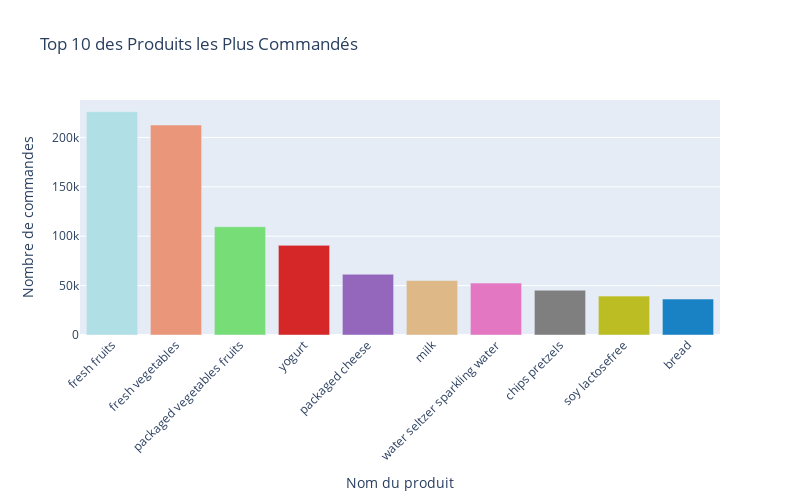

Here is the notebook cell this chart was saved with:
### Markdown cell above
Ce graphique à barres représente les 10 produits les plus populaires auprès des clients en fonction du nombre total de commandes.
Chaque barre correspond à un produit et sa hauteur indique combien de fois il a été commandé.

### Code cell
#Préparation des données
top_products = (
    df.groupby('product_name')['user_id']
    .count()
    .sort_values(ascending=False)
    .head(10)
    .reset_index(name='nombre_commandes')
)

#Création du graphique à barres
fig = px.bar(
    top_products,
    x='product_name',
    y='nombre_commandes',
    title='Top 10 des Produits les Plus Commandés',
    color='product_name',
    color_discrete_sequence=[
        '#B0E0E6', '#E9967A', '#77DD77', '#d62728', '#9467bd',
        '#DEB887', '#e377c2', '#7f7f7f', '#bcbd22', '#1982C4'
    ],
    labels={'product_name': 'Nom du produit', 'nombre_commandes': 'Nombre de commandes'},
)

fig.update_layout(
    xaxis_tickangle=-45,
    xaxis_title='Nom du produit',
    yaxis_title='Nombre de commandes',
    showlegend=False,
    height=500,
    width=800,
)

fig.show()

### Figure 1 — Plotly figure (JSON) as saved in the notebook; plotly's stock layout.template omitted (floating-point values rounded to 4 significant figures)
{"data": [{"alignmentgroup": "True", "hovertemplate": "Nom du produit=%{x}<br>Nombre de commandes=%{y}<extra></extra>", "legendgroup": "fresh fruits", "marker": {"color": "#B0E0E6", "pattern": {"shape": ""}}, "name": "fresh fruits", "offsetgroup": "fresh fruits", "orientation": "v", "showlegend": true, "textposition": "auto", "type": "bar", "x": ["fresh fruits"], "xaxis": "x", "y": [226039], "yaxis": "y"}, {"alignmentgroup": "True", "hovertemplate": "Nom du produit=%{x}<br>Nombre de commandes=%{y}<extra></extra>", "legendgroup": "fresh vegetables", "marker": {"color": "#E9967A", "pattern": {"shape": ""}}, "name": "fresh vegetables", "offsetgroup": "fresh vegetables", "orientation": "v", "showlegend": true, "textposition": "auto", "type": "bar", "x": ["fresh vegetables"], "xaxis": "x", "y": [212611], "yaxis": "y"}, {"alignmentgroup": "True", "hovertemplate": "Nom du produit=%{x}<br>Nombre de commandes=%{y}<extra></extra>", "legendgroup": "packaged vegetables fruits", "marker": {"color": "#77DD77", "pattern": {"shape": ""}}, "name": "packaged vegetables fruits", "offsetgroup": "packaged vegetables fruits", "orientation": "v", "showlegend": true, "textposition": "auto", "type": "bar", "x": ["packaged vegetables fruits"], "xaxis": "x", "y": [109596], "yaxis": "y"}, {"alignmentgroup": "True", "hovertemplate": "Nom du produit=%{x}<br>Nombre de commandes=%{y}<extra></extra>", "legendgroup": "yogurt", "marker": {"color": "#d62728", "pattern": {"shape": ""}}, "name": "yogurt", "offsetgroup": "yogurt", "orientation": "v", "showlegend": true, "textposition": "auto", "type": "bar", "x": ["yogurt"], "xaxis": "x", "y": [90751], "yaxis": "y"}, {"alignmentgroup": "True", "hovertemplate": "Nom du produit=%{x}<br>Nombre de commandes=%{y}<extra></extra>", "legendgroup": "packaged cheese", "marker": {"color": "#9467bd", "pattern": {"shape": ""}}, "name": "packaged cheese", "offsetgroup": "packaged cheese", "orientation": "v", "showlegend": true, "textposition": "auto", "type": "bar", "x": ["packaged cheese"], "xaxis": "x", "y": [61502], "yaxis": "y"}, {"alignmentgroup": "True", "hovertemplate": "Nom du produit=%{x}<br>Nombre de commandes=%{y}<extra></extra>", "legendgroup": "milk", "marker": {"color": "#DEB887", "pattern": {"shape": ""}}, "name": "milk", "offsetgroup": "milk", "orientation": "v", "showlegend": true, "textposition": "auto", "type": "bar", "x": ["milk"], "xaxis": "x", "y": [55150], "yaxis": "y"}, {"alignmentgroup": "True", "hovertemplate": "Nom du produit=%{x}<br>Nombre de commandes=%{y}<extra></extra>", "legendgroup": "water seltzer sparkling water", "marker": {"color": "#e377c2", "pattern": {"shape": ""}}, "name": "water seltzer sparkling water", "offsetgroup": "water seltzer sparkling water", "orientation": "v", "showlegend": true, "textposition": "auto", "type": "bar", "x": ["water seltzer sparkling water"], "xaxis": "x", "y": [52564], "yaxis": "y"}, {"alignmentgroup": "True", "hovertemplate": "Nom du produit=%{x}<br>Nombre de commandes=%{y}<extra></extra>", "legendgroup": "chips pretzels", "marker": {"color": "#7f7f7f", "pattern": {"shape": ""}}, "name": "chips pretzels", "offsetgroup": "chips pretzels", "orientation": "v", "showlegend": true, "textposition": "auto", "type": "bar", "x": ["chips pretzels"], "xaxis": "x", "y": [45306], "yaxis": "y"}, {"alignmentgroup": "True", "hovertemplate": "Nom du produit=%{x}<br>Nombre de commandes=%{y}<extra></extra>", "legendgroup": "soy lactosefree", "marker": {"color": "#bcbd22", "pattern": {"shape": ""}}, "name": "soy lactosefree", "offsetgroup": "soy lactosefree", "orientation": "v", "showlegend": true, "textposition": "auto", "type": "bar", "x": ["soy lactosefree"], "xaxis": "x", "y": [39389], "yaxis": "y"}, {"alignmentgroup": "True", "hovertemplate": "Nom du produit=%{x}<br>Nombre de commandes=%{y}<extra></extra>", "legendgroup": "bread", "marker": {"color": "#1982C4", "pattern": {"shape": ""}}, "name": "bread", "offsetgroup": "bread", "orientation": "v", "showlegend": true, "textposition": "auto", "type": "bar", "x": ["bread"], "xaxis": "x", "y": [36381], "yaxis": "y"}], "layout": {"barmode": "relative", "height": 500, "legend": {"title": {"text": "Nom du produit"}, "tracegroupgap": 0}, "showlegend": false, "title": {"text": "Top 10 des Produits les Plus Commandés"}, "width": 800, "xaxis": {"anchor": "y", "categoryarray": ["fresh fruits", "fresh vegetables", "packaged vegetables fruits", "yogurt", "packaged cheese", "milk", "water seltzer sparkling water", "chips pretzels", "soy lactosefree", "bread"], "categoryorder": "array", "domain": [0, 1], "tickangle": -45, "title": {"text": "Nom du produit"}}, "yaxis": {"anchor": "x", "domain": [0, 1], "title": {"text": "Nombre de commandes"}}}}
